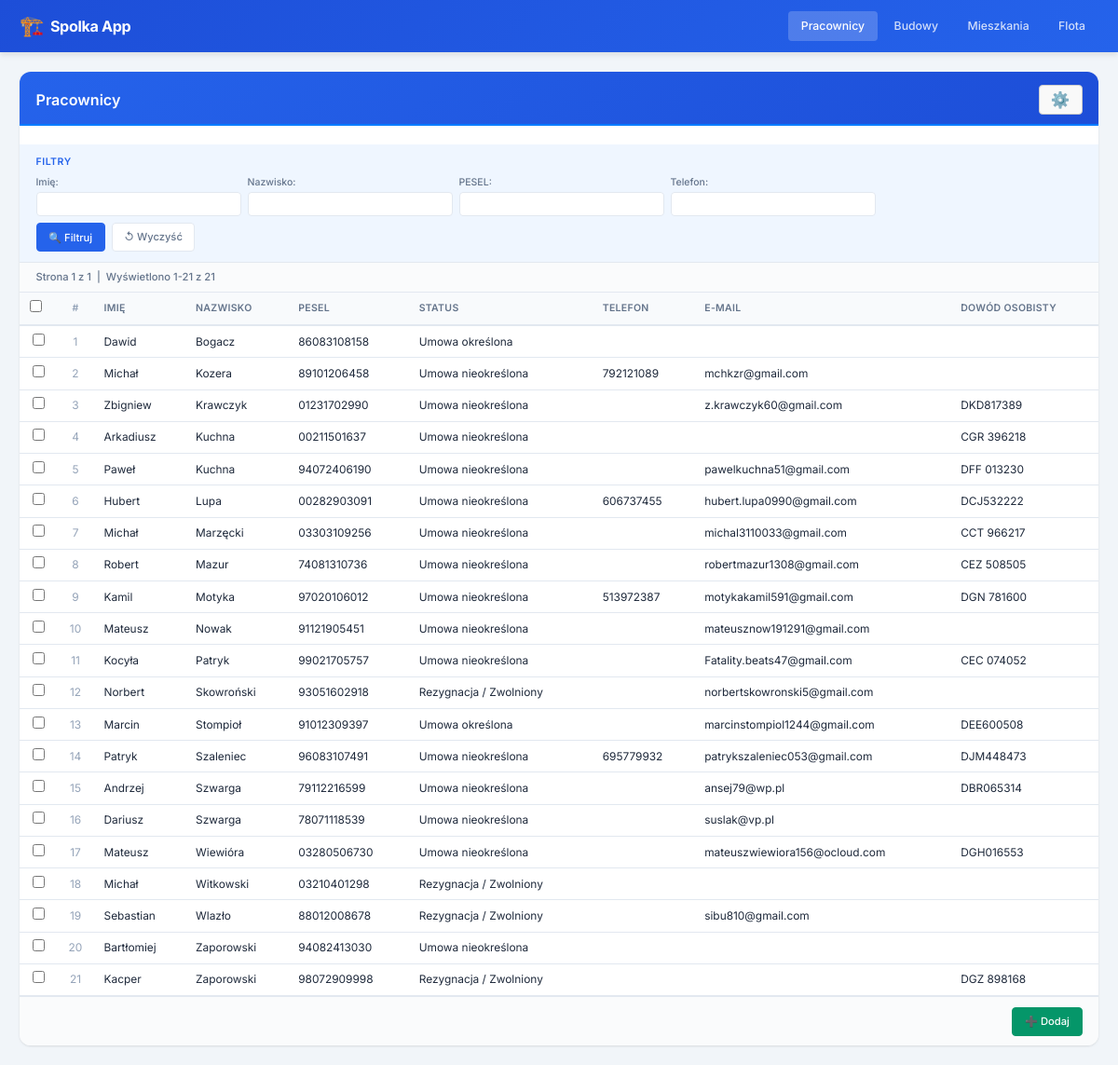
/pracownicy/, run on the app's committed database.
### kadry/models.py (models this page shows, shortened)
class Pracownik(models.Model):
    STATUS_CHOICES = [
        ("nieokreslona", "Umowa nieokreślona"),
        ("okreslona", "Umowa określona"),
        ("probna", "Umowa próbna"),
        ("rezygnacja", "Rezygnacja / Zwolniony"),
    ]
    imie = models.CharField("Imię", max_length=100)
    nazwisko = models.CharField("Nazwisko", max_length=100)
    pesel = models.CharField("PESEL", max_length=11, unique=True)
    ulica_nr = models.CharField("Ulica i nr", max_length=200, blank=True)
    kod_pocztowy = models.CharField("Kod pocztowy", max_length=10, blank=True)
    miejscowosc = models.CharField("Miejscowość", max_length=150, blank=True)
    email = models.EmailField("E-mail", blank=True)
    dowod_osobisty = models.CharField("Dowód osobisty", max_length=20, blank=True)
    telefon = models.CharField("Telefon", max_length=20, blank=True)
    status = models.CharField("Status pracownika", max_length=20, choices=STATUS_CHOICES, default="nieokreslona")
    umowa_probna_od = models.DateField("Umowa próbna (od)", null=True, blank=True)
    umowa_probna_do = models.DateField("Umowa próbna (do)", null=True, blank=True)
    umowa_okreslona_od = models.DateField("Umowa określona (od)", null=True, blank=True)
    umowa_okreslona_do = models.DateField("Umowa określona (do)", null=True, blank=True)
    a1_od = models.DateField("Aktualna A1 (od)", null=True, blank=True)
    a1_do = models.DateField("Aktualna A1 (do)", null=True, blank=True)
    ekuz_od = models.DateField("EKUZ (od)", null=True, blank=True)
    ekuz_do = models.DateField("EKUZ (do)", null=True, blank=True)
    badania_od = models.DateField("Badania (od)", null=True, blank=True)
    badania_do = models.DateField("Badania (do)", null=True, blank=True)
    opis = models.TextField("Dodatkowy opis", blank=True)
    data_utworzenia = models.DateTimeField("Data utworzenia", auto_now_add=True)
    class Meta:
        verbose_name = "Pracownik"
        verbose_name_plural = "Pracownicy"
        ordering = ["nazwisko", "imie"]

### kadry/views.py (the view)
# urls.py: path("pracownicy/", views.pracownik_list, name="pracownik_list"),
def pracownik_list(request):
    qs = Pracownik.objects.all()
    f_imie = request.GET.get("imie", "")
    f_nazwisko = request.GET.get("nazwisko", "")
    f_pesel = request.GET.get("pesel", "")
    f_telefon = request.GET.get("telefon", "")
    if f_imie:
        qs = qs.filter(get_wildcard_filter("imie", f_imie))
    if f_nazwisko:
        qs = qs.filter(get_wildcard_filter("nazwisko", f_nazwisko))
    if f_pesel:
        qs = qs.filter(get_wildcard_filter("pesel", f_pesel))
    if f_telefon:
        qs = qs.filter(get_wildcard_filter("telefon", f_telefon))
    paginator = Paginator(qs, 50)
    page = request.GET.get("strona", 1)
    objects = paginator.get_page(page)
    context = {
        "objects": objects,
        "module_name": "Pracownicy",
        "filters": {
            "imie": f_imie,
            "nazwisko": f_nazwisko,
            "pesel": f_pesel,
            "telefon": f_telefon,
        },
        "columns": [
            ("imie", "Imię"),
            ("nazwisko", "Nazwisko"),
            ("pesel", "PESEL"),
            ("get_status_display", "Status"),
            ("telefon", "Telefon"),
            ("email", "E-mail"),
            ("dowod_osobisty", "Dowód osobisty"),
        ],
        "detail_url_name": "pracownik_detail",
        "create_url_name": "pracownik_create",
        "delete_url_name": "pracownik_delete",
        "bulk_actions": [
            {
                "id": "raport_obecnosci",
                "label": "📊 Generuj raport obecności (Excel)",
                "url": reverse("pracownik_raport_budowy")
            }
        ],
    }
    return render(request, "kadry/list.html", context)

### kadry/templatetags/kadry_tags.py (called while the page is built)
@register.filter
def attr(obj, name):
    try:
        val = getattr(obj, name, "")
        if callable(val):
            return val()
        return val
    except Exception:
        return ""

@register.filter
def get_item(dictionary, key):
    if isinstance(dictionary, dict):
        return dictionary.get(key, "")
    return ""

### kadry/templates/kadry/list.html (shortened to what this page needs)
{% extends "kadry/base.html" %}
{% load kadry_tags %}
{% block content %}
<div class="list-view">
    <div class="list-header" style="display: flex; justify-content: space-between; align-items: center;">
        <h1 class="list-title">{{ module_name }}</h1>
        {% if bulk_actions %}
        <div class="bulk-actions-menu" style="display: flex; gap: 10px; align-items: center;">
            <button class="btn btn-gear" id="bulkActionsBtn" aria-haspopup="true" aria-expanded="false" title="Akcje masowe dla zaznaczonych elementów">
                ⚙️
            </button>
        </div>
        {% endif %}
    </div>
    <div class="filters-panel">
        <div class="filters-title">Filtry</div>
        <form method="get" class="filters-form" id="filtersForm">
            <div class="filters-grid">
                {% for key, label in columns %}
                {% if key in filters %}
                <div class="filter-group">
                    <label class="filter-label" for="filter_{{ key }}">{{ label }}:</label>
                    <input type="text" id="filter_{{ key }}" name="{{ key }}" value="{{ filters|get_item:key }}"
                        class="filter-input">
                </div>
                {% endif %}
                {% endfor %}
            </div>
            <div class="filters-actions">
                <button type="submit" class="btn btn-filter">🔍 Filtruj</button>
                <a href="?" class="btn btn-reset">↺ Wyczyść</a>
            </div>
        </form>
    </div>
    <div class="pagination-bar">
        <span class="pagination-info">
            Strona {{ objects.number }} z {{ objects.paginator.num_pages }}
            &nbsp;|&nbsp;
            Wyświetlono {{ objects.start_index }}-{{ objects.end_index }} z {{ objects.paginator.count }}
        </span>
    </div>
    <div class="table-container">
        <table class="data-table" id="dataTable">
            <thead>
                <tr>
                    {% if bulk_actions %}
                    <th class="col-checkbox"><input type="checkbox" id="selectAllCheckbox" title="Zaznacz wszystkie"></th>
                    {% endif %}
                    <th class="col-lp">#</th>
                    {% for key, label in columns %}
                    <th>{{ label }}</th>
                    {% endfor %}
                </tr>
            </thead>
            <tbody>
                {% for obj in objects %}
                <tr class="data-row" data-url="{% url detail_url_name pk=obj.pk %}"
                    title="Kliknij dwukrotnie, aby otworzyć">
                    {% if bulk_actions %}
                    <td class="col-checkbox" onclick="event.stopPropagation();">
                        <input type="checkbox" class="row-checkbox" value="{{ obj.pk }}">
                    </td>
                    {% endif %}
                    <td class="col-lp">{{ forloop.counter0|add:objects.start_index }}</td>
                    {% for key, label in columns %}
                    <td>{{ obj|attr:key }}</td>
                    {% endfor %}
                </tr>
                {% empty %}
                <tr>
                    <td colspan="{{ columns|length|add:1 }}" class="empty-row">
                        Brak danych do wyświetlenia
                    </td>
                </tr>
                {% endfor %}
            </tbody>
        </table>
    </div>
    <div class="action-bar">
        <a href="{% url create_url_name %}" class="btn btn-add">➕ Dodaj</a>
    </div>
</div>
{% endblock %}

### kadry/static/kadry/css/style.css (style rules this page uses)
*, *::before, *::after { box-sizing: border-box; margin: 0; padding: 0; }
:root { --primary: #2563EB; --primary-dark: #1D4ED8; --primary-light: #DBEAFE; --primary-bg: #EFF6FF; --accent-green: #059669; --accent-orange: #D97706; --accent-red: #DC2626; --bg-body: #F1F5F9; --bg-card: #FFFFFF; --text-primary: #1E293B; --text-secondary: #64748B; --text-muted: #94A3B8; --border: #E2E8F0; --border-focus: #93C5FD; --shadow: 0 1px 3px rgba(0,0,0,.08), 0 1px 2px rgba(0,0,0,.04); --shadow-md: 0 4px 6px rgba(0,0,0,.06), 0 2px 4px rgba(0,0,0,.04); --shadow-lg: 0 10px 15px rgba(0,0,0,.08), 0 4px 6px rgba(0,0,0,.04); --radius: 8px; --radius-sm: 4px; --radius-lg: 12px; --transition: all .2s ease; }
html { font-size: 14px; }
body { font-family: 'Inter', -apple-system, BlinkMacSystemFont, 'Segoe UI', sans-serif; background: var(--bg-body); color: var(--text-primary); line-height: 1.5; min-height: 100vh; }
a { color: var(--primary); text-decoration: none; }
.list-view { background: var(--bg-card); border-radius: var(--radius-lg); box-shadow: var(--shadow); overflow: hidden; }
.list-header { padding: 1rem 1.25rem; background: linear-gradient(135deg, var(--primary) 0%, var(--primary-dark) 100%); color: #fff; }
.list-title { font-size: 1.15rem; font-weight: 600; }
.filters-panel { border-bottom: 1px solid var(--border); padding: .75rem 1.25rem; background: var(--primary-bg); }
.filters-title { font-size: .75rem; font-weight: 600; text-transform: uppercase; letter-spacing: .05em; color: var(--primary); margin-bottom: .5rem; }
.filters-form { display: flex; flex-direction: column; gap: .5rem; }
.filters-grid { display: flex; flex-wrap: wrap; gap: .5rem; }
.filter-group { display: flex; flex-direction: column; gap: .15rem; min-width: 140px; flex: 1; max-width: 220px; }
.filter-label { font-size: .75rem; color: var(--text-secondary); font-weight: 500; }
.filter-input { padding: .35rem .5rem; border: 1px solid var(--border); border-radius: var(--radius-sm); font-size: .813rem; font-family: inherit; transition: var(--transition); background: #fff; }
.filters-actions { display: flex; gap: .5rem; }
.pagination-bar { display: flex; align-items: center; justify-content: space-between; padding: .5rem 1.25rem; border-bottom: 1px solid var(--border); font-size: .8rem; color: var(--text-secondary); background: #FAFBFC; }
.pagination-info { font-weight: 500; }
.table-container { overflow-x: auto; }
.data-table { width: 100%; border-collapse: collapse; font-size: .85rem; }
.data-table thead { background: #F8FAFC; }
.data-table th { padding: .6rem .75rem; text-align: left; font-weight: 600; color: var(--text-secondary); border-bottom: 2px solid var(--border); white-space: nowrap; font-size: .75rem; text-transform: uppercase; letter-spacing: .03em; }
.data-table td { padding: .55rem .75rem; border-bottom: 1px solid var(--border); color: var(--text-primary); }
.data-table .col-lp { width: 40px; text-align: center; color: var(--text-muted); }
.data-row { cursor: pointer; transition: var(--transition); }
.action-bar { display: flex; justify-content: flex-end; padding: .75rem 1.25rem; border-top: 1px solid var(--border); background: #FAFBFC; gap: .5rem; }
.btn { display: inline-flex; align-items: center; gap: .35rem; padding: .45rem .9rem; border: 1px solid var(--border); border-radius: var(--radius-sm); font-size: .8rem; font-weight: 500; font-family: inherit; cursor: pointer; transition: var(--transition); background: var(--bg-card); color: var(--text-primary); text-decoration: none; white-space: nowrap; }
.btn-filter { background: var(--primary); color: #fff; border-color: var(--primary); }
.btn-reset { color: var(--text-secondary); }
.btn-add { background: var(--accent-green); color: #fff; border-color: var(--accent-green); }

### kadry/templates/kadry/list.html (style rules this page uses)
.bulk-actions-menu { position: relative; display: inline-block; margin-left: 15px; }
.btn-gear { background: none; border: 1px solid #ccc; border-radius: 4px; padding: 5px 12px; font-size: 1.2rem; cursor: pointer; background-color: #f9f9f9; transition: background-color 0.2s; }
.col-checkbox { width: 40px; text-align: center; vertical-align: middle; }
.row-checkbox, #selectAllCheckbox { cursor: pointer; }
.list-header { border-bottom: 2px solid #007bff; padding-bottom: 10px; margin-bottom: 20px; }

### data on the page
Pracownik: columns "Dawid" "Bogacz" "86083108158" "Umowa określona"
Pracownik: columns "Michał" "Kozera" "89101206458" "Umowa nieokreślona" "792121089" "mchkzr@gmail.com"
Pracownik: columns "Zbigniew" "Krawczyk" "01231702990" "Umowa nieokreślona" "z.krawczyk60@gmail.com" "DKD817389"
Pracownik: columns "Arkadiusz" "Kuchna" "00211501637" "Umowa nieokreślona" "CGR 396218"
Pracownik: columns "Paweł" "Kuchna" "94072406190" "Umowa nieokreślona" "pawelkuchna51@gmail.com" "DFF 013230"
Pracownik: columns "Hubert" "Lupa" "00282903091" "Umowa nieokreślona" "606737455" "hubert.lupa0990@gmail.com" "DCJ532222"
Pracownik: columns "Michał" "Marzęcki" "03303109256" "Umowa nieokreślona" "michal3110033@gmail.com" "CCT 966217"
Pracownik: columns "Robert" "Mazur" "74081310736" "Umowa nieokreślona" "robertmazur1308@gmail.com" "CEZ 508505"
Pracownik: columns "Kamil" "Motyka" "97020106012" "Umowa nieokreślona" "513972387" "motykakamil591@gmail.com" "DGN 781600"
Pracownik: columns "Mateusz" "Nowak" "91121905451" "Umowa nieokreślona" "mateusznow191291@gmail.com"
Pracownik: columns "Kocyła" "Patryk" "99021705757" "Umowa nieokreślona" "Fatality.beats47@gmail.com" "CEC 074052"
Pracownik: columns "Norbert" "Skowroński" "93051602918" "Rezygnacja / Zwolniony" "norbertskowronski5@gmail.com"
Pracownik: columns "Marcin" "Stompioł" "91012309397" "Umowa określona" "marcinstompiol1244@gmail.com" "DEE600508"
Pracownik: columns "Patryk" "Szaleniec" "96083107491" "Umowa nieokreślona" "695779932" "patrykszaleniec053@gmail.com" "DJM448473"
Pracownik: columns "Andrzej" "Szwarga" "79112216599" "Umowa nieokreślona" "ansej79@wp.pl" "DBR065314"
Pracownik: columns "Dariusz" "Szwarga" "78071118539" "Umowa nieokreślona" "suslak@vp.pl"
Pracownik: columns "Mateusz" "Wiewióra" "03280506730" "Umowa nieokreślona" "mateuszwiewiora156@ocloud.com" "DGH016553"
Pracownik: columns "Michał" "Witkowski" "03210401298" "Rezygnacja / Zwolniony"
Pracownik: columns "Sebastian" "Wlazło" "88012008678" "Rezygnacja / Zwolniony" "sibu810@gmail.com"
Pracownik: columns "Bartłomiej" "Zaporowski" "94082413030" "Umowa nieokreślona"
Pracownik: columns "Kacper" "Zaporowski" "98072909998" "Rezygnacja / Zwolniony" "DGZ 898168"

### other printed values
{{ module_name }} "Pracownicy"
{{ label }} "Imię" "Nazwisko" "PESEL" "Telefon"
{{ objects.number }} "1"
{{ objects.paginator.num_pages }} "1"
{{ objects.start_index }} "1"
{{ objects.end_index }} "21"
{{ objects.paginator.count }} "21"
{{ label }} "IMIĘ" "NAZWISKO" "PESEL" "STATUS" "TELEFON" "E-MAIL" "DOWÓD OSOBISTY"
